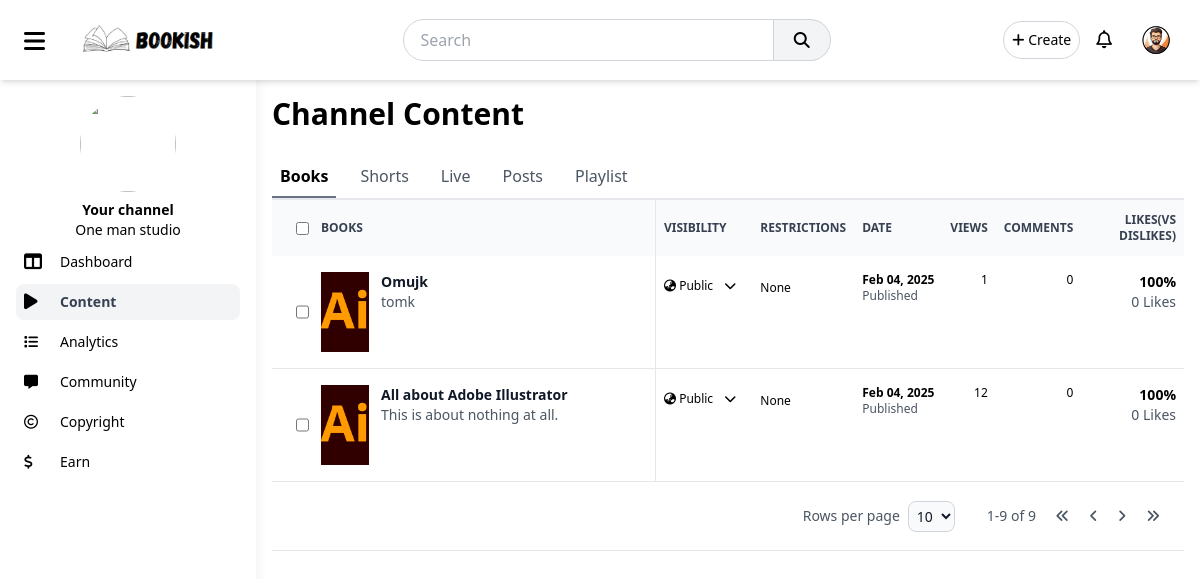
Before: /author/content (signed in) with the older database file.
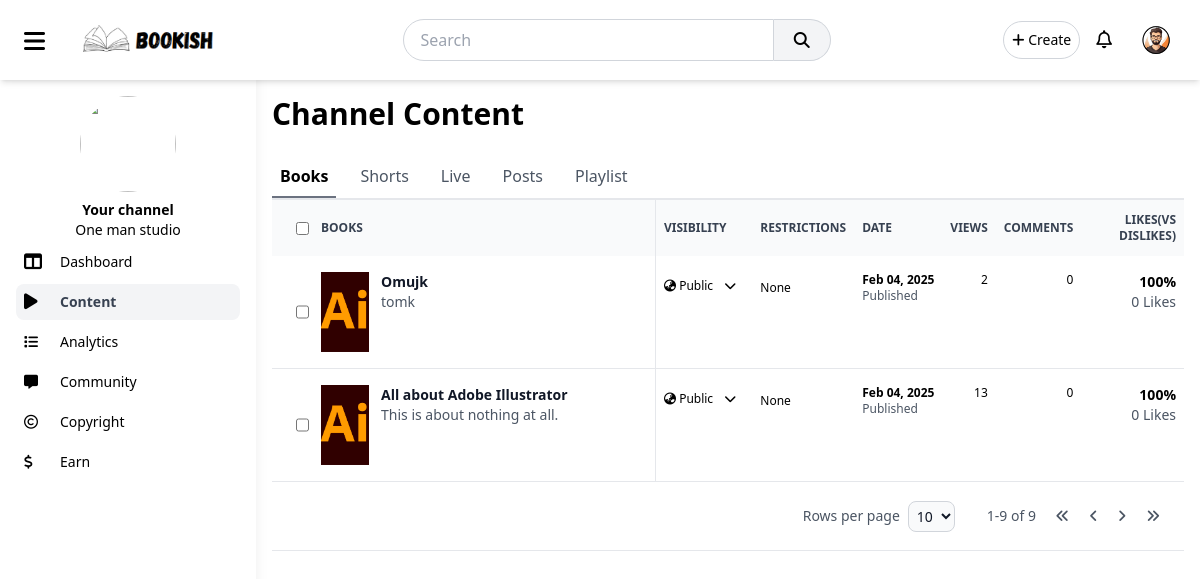
After: the same page with the newer database file.
### main/models.py (models this page shows, shortened)
class Book(models.Model):
    title = models.CharField(max_length=255)
    slug = AutoSlugField(populate_from='title', unique=True)
    description = models.TextField()
    content = CKEditor5Field(config_name="extends")
    author = models.ForeignKey(User, on_delete=models.CASCADE, related_name='books')
    category = models.ForeignKey(Category, on_delete=models.CASCADE, related_name='books', blank=True, null=True)
    published_date = models.DateTimeField(auto_now_add=True)
    updated_date = models.DateTimeField(auto_now=True)
    likes = models.ManyToManyField(User, related_name='liked_books', blank=True)
    dislikes = models.ManyToManyField(User, related_name='disliked_books', blank=True)
    views = models.PositiveIntegerField(default=0)
    thumbnail = models.ImageField(upload_to='thumbnails/', blank=True, null=True)

### author/views.py (the view)
# urls.py: path('content', views.author_content, name="author_content"),
@login_required(login_url='accounts:login')
def author_content(request):
    return render(request, 'author/admin_content.html')

### templates/author/admin_content.html (shortened to what the changed rows need)
{% extends 'author/base.html' %}
{% load static %}
{% block content %}
<header class="flex items-center justify-between mb-6">
    <div>
        <h2 class="text-3xl font-semibold">Channel Content</h2>
    </div>
</header>
<div class="w-full overflow-x-scroll">
    <table class="text-sm text-left rtl:text-right overflow-x-scroll">
        <thead class="text-xs text-gray-700 uppercase bg-gray-50 ">
            <tr>
                <th class="px-6 py-5 flex gap-3 items-center border-r h-full min-w-96" scope="col">
                    <input id="" name="" type="checkbox" /> Books
                </th>
                <th class="px-2 py-3" scope="col">Visibility</th>
                <th class="px-2 py-3" scope="col">Restrictions</th>
                <th class="px-2 py-3" scope="col">Date</th>
                <th class="px-2 py-3" scope="col">Views</th>
                <th class="px-2 py-3" scope="col">Comments</th>
                <th class="px-2 py-3 text-end" scope="col">Likes(vs Dislikes)</th>
            </tr>
        </thead>
        <tbody>
             {% for book in user.books.all %}
            <tr class="bg-white border-b align-top text-xs">
                <th class="px-6 py-4 font-medium text-gray-900 dark:text-white flex gap-3 border-r" scope="col">
                    <input id="" name="" type="checkbox" />
                    <img alt="" class="h-20 w-12 object-cover" src="{{book.thumbnail.url}}" />
                    <div class="text-sm cursor-pointer" onclick="location.href=`{% url 'author:content_details' book.slug %}`">
                        <div class="font-bold">{{book.title}}</div>
                        <div class="text-gray-600 description">
                            {{book.description}}
                        </div>
                    </div>
                </th>
                <td class="px-2 py-4 whitespace-nowrap">
                    <i class="fa fa-earth-asia"></i> <span>Public</span>
                    <i class="fa fa-chevron-down cursor-pointer p-2 rounded-full hover:bg-gray-200"></i>
                </td>
                <td class="px-2 py-6">None</td>
                <td class="px-2 py-4 whitespace-nowrap">
                    <div class="">
                        <div class="font-bold">{{book.published_date|date:'M d, Y'}}</div>
                        <div class="text-gray-600">Published</div>
                    </div>
                </td>
                <td class="px-2 py-4 text-end">{{book.views}}</td>
                <td class="px-2 py-4 text-end">{{book.comments.count}}</td>
                <td class="px-2 py-4 text-end">
                    <div class="text-sm">
                        <div class="font-bold">100%</div>
                        <div class="text-gray-600">{{book.likes.count}} Likes</div>
                    </div>
                </td>
            </tr>
            {% endfor %}
        </tbody>
    </table>
</div>
{% endblock %}

Changed rows visible on the page:
changed Book "Omujk": views "1" → "2"
changed Book "All about Adobe Illustrator": views "12" → "13"
